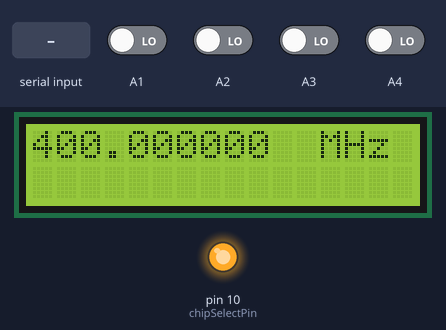
Simulated run of this sketch. Board: Arduino Uno, built with avr-gcc and run on an emulated ATmega328P. Shown: 16×2 character LCD, output pins drawn as LEDs (lit = HIGH). The test bench sets the inputs (shaded band); at power-on: A1–4 LOW. What the sketch prints to the serial monitor is not drawn.

Above: at 1.2 s.
1.3 s: A1 driven HIGH
At 1.58 s:
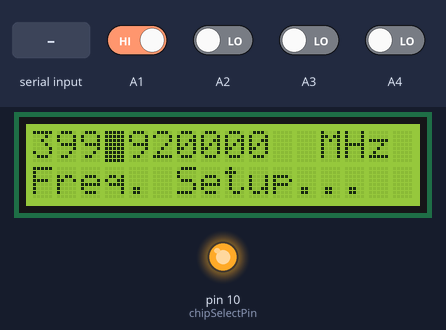
3.6 s: A2 driven HIGH
5.1 s: A4 driven HIGH
At 5.7 s:
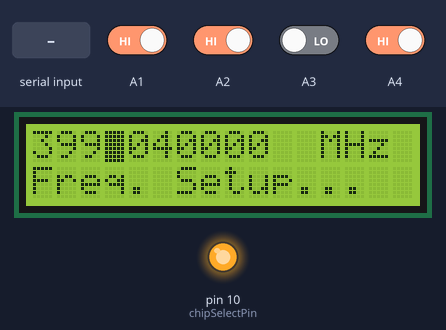
7.4 s: "90,45\n" received over Serial
9.4 s: A2 driven LOW
At 11.96 s:
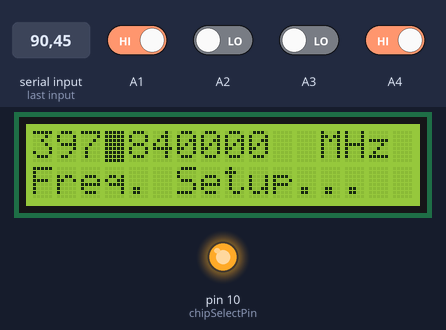
12.4 s: A4 driven LOW
At 15.21 s:
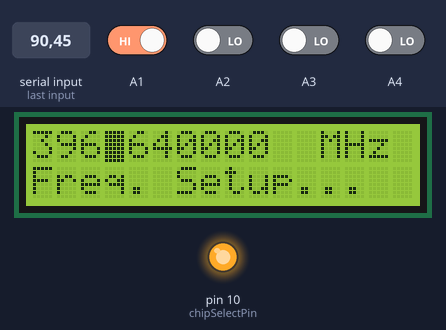
Timing chart, 0 to 16.4 s (numbered marks = the images above; inputs shaded):
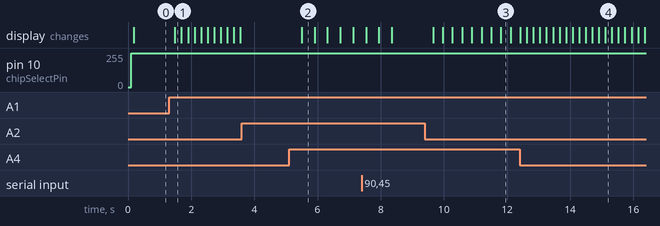

Measured:
- after the input at 1.3 s, the display: changes after 0.19 s (image 1)
- after the input at 3.6 s, every drawn part: stays the same
- after the input at 5.1 s, the display: changes after 0.40 s (image 2)
- what the display in image 2 shows lasts 0.4 s, from 5.5 s to 5.9 s

The sketch:

LTC6946.ino
```cpp
#include <SPI.h>
#include <LiquidCrystal.h>

const int chipSelectPin = 10;

const int LCD_RW=3;//PD3;
const int LCD_RS=4;//PD4;
const int LCD_E=5;//PD5;
const int LCD_D4=6;//PD6;
const int LCD_D5=7;//PD7;
const int LCD_D6=8;//PB0;
const int LCD_D7=9;//PB1;


const int PushButtonMenu=2;//B1
const int PushButtonSelect=A5;
const int PushButtonLeft=A4;
const int PushButtonUp=A3;
const int PushButtonRight=A2;
const int PushButtonDown=A1;


int LastButtonState=LOW;
long ButtonPushCount=0;


LiquidCrystal lcd(LCD_RS, LCD_RW, LCD_E, LCD_D4, LCD_D5, LCD_D6, LCD_D7);

unsigned long int GlobalFrequency=400000000;
const unsigned int R=41;//the low 8 bits of the R div, try R=41
const unsigned long f_PFD=19680000/R;//Hz

unsigned int FreqIncr=0;//factor by what to incrase freq 0 = pfd, 1=1MHz, 2=10 MHz, 3=100Mhz


void setup() {
  //init LCD
  lcd.begin(16, 2);
  // Print a message to the LCD.
  lcd.print("Initializing ...");

  // put your setup code here, to run once:
  Serial.begin(9600);

  // start the SPI library:
  SPI.begin();
  pinMode(chipSelectPin, OUTPUT);


}

boolean ButtonIsPushed(int ButtonPin){
  if(digitalRead(ButtonPin)==HIGH){
    if(LastButtonState==LOW){//Check if we released the button in the meantime or push for longer time
      LastButtonState=HIGH;
      delay(100);
      return true;
    }
    else{
      ButtonPushCount++;//count how long the button is pressed
      delay(100);
      if(ButtonPushCount>20000){
        return true;
      }
      return false;
    }
  }
  else{//Button is not pressed
    LastButtonState=LOW;
    ButtonPushCount=0;
    return false;
  }
}

bool checkButtonAction(){
  //we have a pfd freqyency f_PFD
  //depending on the OD (output divioder we have different step values
  //depending on teh frequeny range

  unsigned long NewValue=0;

   if(ButtonIsPushed(PushButtonUp)){//up count
    if(GlobalFrequency<=623000000)NewValue=GlobalFrequency+80000;
    else if(GlobalFrequency<=748000000)NewValue=GlobalFrequency+96000;
    else if(GlobalFrequency<=935000000)NewValue=GlobalFrequency+120000;
    else if(GlobalFrequency<=1247000000)NewValue=GlobalFrequency+160000;
    else if(GlobalFrequency<=1870000000)NewValue=GlobalFrequency+240000;
    else NewValue=GlobalFrequency+480000;

    if(FreqIncr==1) NewValue=GlobalFrequency+1000000;
    if(FreqIncr==2) NewValue=GlobalFrequency+10000000;
    if(FreqIncr==3) NewValue=GlobalFrequency+100000000;
  }

  if(ButtonIsPushed(PushButtonDown)){//down count
    if(GlobalFrequency<=623000000)NewValue=GlobalFrequency-80000;
    else if(GlobalFrequency<=748000000)NewValue=GlobalFrequency-96000;
    else if(GlobalFrequency<=935000000)NewValue=GlobalFrequency-120000;
    else if(GlobalFrequency<=1247000000)NewValue=GlobalFrequency-160000;
    else if(GlobalFrequency<=1870000000)NewValue=GlobalFrequency-240000;
    else NewValue=GlobalFrequency-480000;

    if(FreqIncr==1) NewValue=GlobalFrequency-1000000;
    if(FreqIncr==2) NewValue=GlobalFrequency-10000000;
    if(FreqIncr==3) NewValue=GlobalFrequency-100000000;
  }

  if(ButtonIsPushed(PushButtonLeft)){//up count
     if(FreqIncr<3)FreqIncr++;
     return true;
  }

  if(ButtonIsPushed(PushButtonRight)){//down count
    if(FreqIncr>0)FreqIncr--;
    return true;
  }


    if(NewValue>=373000000 && NewValue<=3740000000){
      GlobalFrequency=NewValue;
      return true;
    }
    return false;
}

void writeToReg(int Addr, int value){
  // take the chip select low to select the device:
  digitalWrite(chipSelectPin, LOW);

  SPI.transfer(Addr<<1|0x0); //Send Addr location with 0 for writing
  SPI.transfer(value);//send value
  // take the chip select high to de-select:
  digitalWrite(chipSelectPin, HIGH);

}

int readReg(int Addr){
  // take the chip select low to select the device:
  digitalWrite(chipSelectPin, LOW);

  SPI.transfer(Addr<<1|0x1); //Send Addr location with 1 for reading
  int inByte = SPI.transfer(0x0);//send value
  // take the chip select high to de-select:
  digitalWrite(chipSelectPin, HIGH);

  return inByte;
}

void printAllReg(){
  Serial.print("Reg0 0b");
  Serial.println(readReg(0x0), BIN);
  Serial.print("Reg1 0b");
  Serial.println(readReg(0x1), BIN);
  Serial.print("Reg2 0b");
  Serial.println(readReg(0x2), BIN);
  Serial.print("Reg3 0b");
  Serial.println(readReg(0x3), BIN);
  Serial.print("Reg4 0b");
  Serial.println(readReg(0x4), BIN);
  Serial.print("Reg5 0b");
  Serial.println(readReg(0x5), BIN);
  Serial.print("Reg6 0b");
  Serial.println(readReg(0x6), BIN);
  Serial.print("Reg7 0b");
  Serial.println(readReg(0x7), BIN);
  Serial.print("Reg8 0b");
  Serial.println(readReg(0x8), BIN);
  Serial.print("Reg9 0b");
  Serial.println(readReg(0x9), BIN);
  Serial.print("RegA 0b");
  Serial.println(readReg(0xA), BIN);
  Serial.print("RegB 0b");
  Serial.println(readReg(0xB), BIN);
}

void printLCDFreq(unsigned long int f){
  lcd.clear();
  lcd.setCursor(0, 0);
  String myf_String=String(f);
  String myf_StringMHz=myf_String.substring(0,myf_String.length()-6)+String(".")+myf_String.substring(myf_String.length()-6,myf_String.length());
  Serial.println(myf_StringMHz);
  lcd.print(myf_StringMHz);
  lcd.setCursor(12, 0);
  lcd.print("MHz");
}

long setFrequencyHz(unsigned long f){

  unsigned long N=0;
  unsigned int OD=6;

  if(f<373000000){
    Serial.println("Frequency too low");
    return 0;
  }

  if(f>3740000000){
    Serial.println("Frequency too high");
    return 0;
  }

  if(f<623000000){ //OD Div=6
    OD=6;
    //caluclate the RDiv
    N=(f*OD)/f_PFD;
  }
  else if(f<748000000){ //OD Div=5
    OD=5;
    //caluclate the RDiv
    N=(f*OD)/f_PFD;
  }
  else if(f<935000000){ //OD Div=4
    OD=4;
    //caluclate the RDiv
    N=(f*OD)/f_PFD;
  }
  else if(f<1247000000){ //OD Div=3
    OD=3;
    //caluclate the RDiv
    N=(f*OD)/f_PFD;
  }
  else if(f<1870000000){ //OD Div=2
    OD=2;
    //caluclate the RDiv
    N=(f*OD)/f_PFD;
  }
  else if(f<=3740000000){ //OD Div=1
    OD=1;
    //caluclate the RDiv
    N=(f*OD)/f_PFD;
  }
  else{
    Serial.println("Frequency Error");
    return 0;
  }
  Serial.print("Value N Div:");
  Serial.println(N);

  Serial.print("Setting: ");
  Serial.print((f_PFD*N)/OD);
  Serial.println("Hz");


  unsigned int N_High=(N>>8)&0xFF;
  unsigned int N_Low=(N)&0xFF;

  writeToReg(0x2,0x0A);//turn off the output
  writeToReg(0x3,0x0); //Bdiv and RDivHigh
  writeToReg(0x4,R);//Rdiv low
 // writeToReg(0x5,0b00001101);//N counter high
 // writeToReg(0x6,0b10101100); //Ncounter low

  writeToReg(0x5,N_High);//N counter high
  writeToReg(0x6,N_Low); //Ncounter low

  writeToReg(0x7,0x63);
  delay(5);
  writeToReg(0x8,0b10111000|OD);//O divider last three bits
  writeToReg(0x9,0b10011011);
  writeToReg(0xA,0xC0);
  delay(5);
  writeToReg(0x2,0x08); //trun the output on

  //lcd.clear();
  //lcd.setCursor(0, 0);

  unsigned long int myf=((f_PFD*N)/OD); //we get wrong number when using double
  printLCDFreq(myf);

  /*String myf_String=String(myf);
  String myf_StringMHz=myf_String.substring(0,myf_String.length()-6)+String(".")+myf_String.substring(myf_String.length()-6,myf_String.length());
  Serial.println(myf_StringMHz);
  lcd.print(myf_StringMHz);
  lcd.setCursor(12, 0);
  lcd.print("MHz");
*/
  return (f_PFD*N)/OD;
}

int checkError(){
  int err=readReg(0x0);
  String ErrStr="";
  if(err&0b1) ErrStr=String(ErrStr+"TLO ");
  if(err&0b10) ErrStr=String(ErrStr+"THI ");
  if(err&0b100) ErrStr=String(ErrStr+"LOCK ");
  if(err&0b1000) ErrStr=String(ErrStr+"ALCLO ");
  if(err&0b10000) ErrStr=String(ErrStr+"ALCHI ");
  if(err&0b100000) ErrStr=String(ErrStr+"UNLOCK ");
  lcd.setCursor(0, 1);
  lcd.print(ErrStr);
}


void loop() {

/*  while (true){

  lcd.setCursor(0, 1);
  // print the number of seconds since reset:
  lcd.print(millis() / 1000);
  Serial.println("I received: ");
  }*/
  // put your main code here, to run repeatedly:


/*  writeToReg(0x2,0x0A);//turn off the output
  writeToReg(0x3,0x0); //Bdiv and RDivHigh
  writeToReg(0x4,0b00010111);//Rdiv low
  writeToReg(0x5,0b00001101);//N counter high
  writeToReg(0x6,0b10101100); //Ncounter low

  writeToReg(0x7,0x63);
  delay(5000);
  writeToReg(0x8,0b10111110);
  writeToReg(0x9,0b10011011);
  writeToReg(0xA,0xC0);
  delay(5000);
  writeToReg(0x2,0x08); //trun the output on*/

  printAllReg();


  setFrequencyHz(GlobalFrequency);

  bool NewFreq=false;
  unsigned int WaitCounter=0;
  unsigned int CheckErrCounter=0;


  while(true){
    //Serial.print("Reg0 0b");
    //Serial.println(readReg(0x0), BIN);


    delay(100);

    if(checkButtonAction()){//check if a button was pressed
      printLCDFreq(GlobalFrequency);
      lcd.setCursor(0, 1);
      lcd.print("Freq. Setup...");
      NewFreq=true;
      WaitCounter=0;

      //calculate the position of the dot, where the blinkin curser should appear
      if(GlobalFrequency/1000000000>0){
        lcd.setCursor(4-FreqIncr, 0);
      }
      else{
        lcd.setCursor(3-FreqIncr, 0);
      }


      lcd.blink();
    }

    //wait a litte untill we register the new frequency in the PLL
    if(NewFreq && WaitCounter>=20){
      setFrequencyHz(GlobalFrequency);
      NewFreq=false;
      lcd.noBlink();
    }

    if(CheckErrCounter>20 && !NewFreq){
      checkError();
      CheckErrCounter=0;
    }
    CheckErrCounter++;
    WaitCounter++;

    // send data only when you receive data:
    if (Serial.available() > 0) {
            // read the incoming byte:
            long incoming = Serial.parseInt();

            // say what you got:
            Serial.print("I received: ");
            Serial.println(incoming);

            setFrequencyHz(incoming*1000000);

           // printAllReg();
    }

  }

}
```
